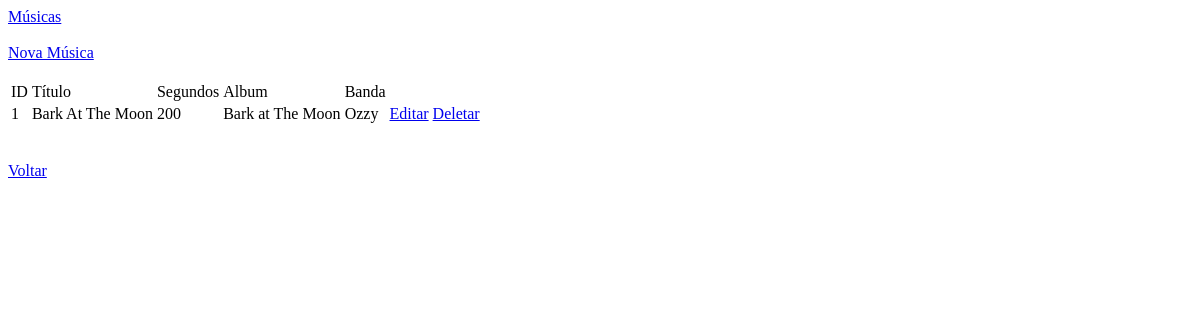
/discos/musica_list/, run on an earlier commit of the app's database.
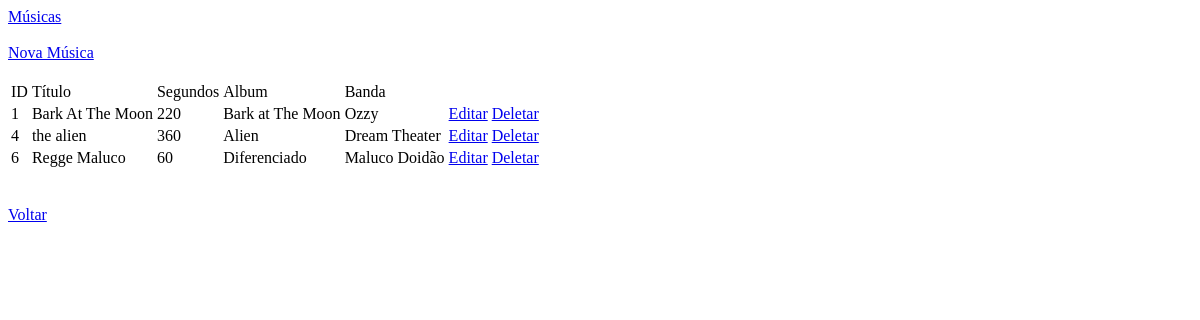
And on a later commit of the database.
### disco/models.py (models this page shows, shortened)
class Musicas(models.Model):
    id = models.AutoField(primary_key=True)
    titulo = models.CharField("titulo", max_length=30)
    segundos = models.IntegerField("segundos", default=0)
    album = models.ForeignKey(Albuns, on_delete=models.PROTECT)
    class Meta:
        verbose_name = "Musica"
        verbose_name_plural = "Musicas"

class Albuns(models.Model):
    id = models.AutoField(primary_key=True)
    titulo = models.CharField("titulo", max_length=30)
    Banda = models.ForeignKey(Bandas, on_delete=models.PROTECT)
    data = models.DateField("data")
    def __str__(self) -> str:
        return self.titulo
    class Meta:
        verbose_name = "Album"
        verbose_name_plural = "Albuns"

class Bandas(models.Model):
    id = models.AutoField(primary_key=True)
    banda = models.CharField("nome", max_length=60)
    def __str__(self) -> str:
        return self.banda
    class Meta:
        verbose_name = "Banda"
        verbose_name_plural = "Bandas"

### disco/views.py (the view)
# urls.py: path('musica_list/', musica_list, name="musica_list"),
def musica_list(request):
    musicas = Musicas.objects.all()
    template_name = 'musica_list.html'
    context = {
        'musicas' : musicas
    }
    return render(request, template_name, context)

### disco/templates/musica_list.html
{% extends 'base.html' %}
{% block content %}
    <br><br>
    <a href=" {% url 'disco:musica_new' %} ">Nova Música</a>
    <br><br>
    <table>
        <thead>
            <tr>
                <td>ID</td>
                <td>Título</td>
                <td>Segundos</td>
                <td>Album</td>
                <td>Banda</td>
            </tr>
        </thead>
        <tbody>
            {% for musica in musicas %}
            <tr>
                <td>{{ musica.id }}</td>
                <td>{{ musica.titulo }}</td>
                <td>{{ musica.segundos }}</td>
                <td>{{ musica.album }}</td>
                <td>{{ musica.album.Banda }}</td>
                <td><a href="{% url 'disco:musica_edit' musica.id %}">Editar</a></td>
                <td><a href="{% url 'disco:musica_delete' musica.id %}">Deletar</a></td>
            </tr>
            {% endfor %}
            </tbody>
    </table>
    <br><br>
    <a href=" {% url 'index' %} ">Voltar</a>
{% endblock %}

### core/templates/base.html (shortened to what this page needs)
<!DOCTYPE html>
<html lang="pt-br">
<head>
</head>
<body>
    <a href="{% url 'disco:musica_list' %}">Músicas</a>
    {% block content %}{% endblock %}
</body>
</html>

What changed in the data, as far as the page shows it:
changed Musicas "Bark At The Moon": segundos "200" → "220"
added Musicas: id "4", titulo "the alien", segundos "360", album "Alien", album.Banda "Dream Theater"
added Musicas: id "6", titulo "Regge Maluco", segundos "60", album "Diferenciado", album.Banda "Maluco Doidão"
